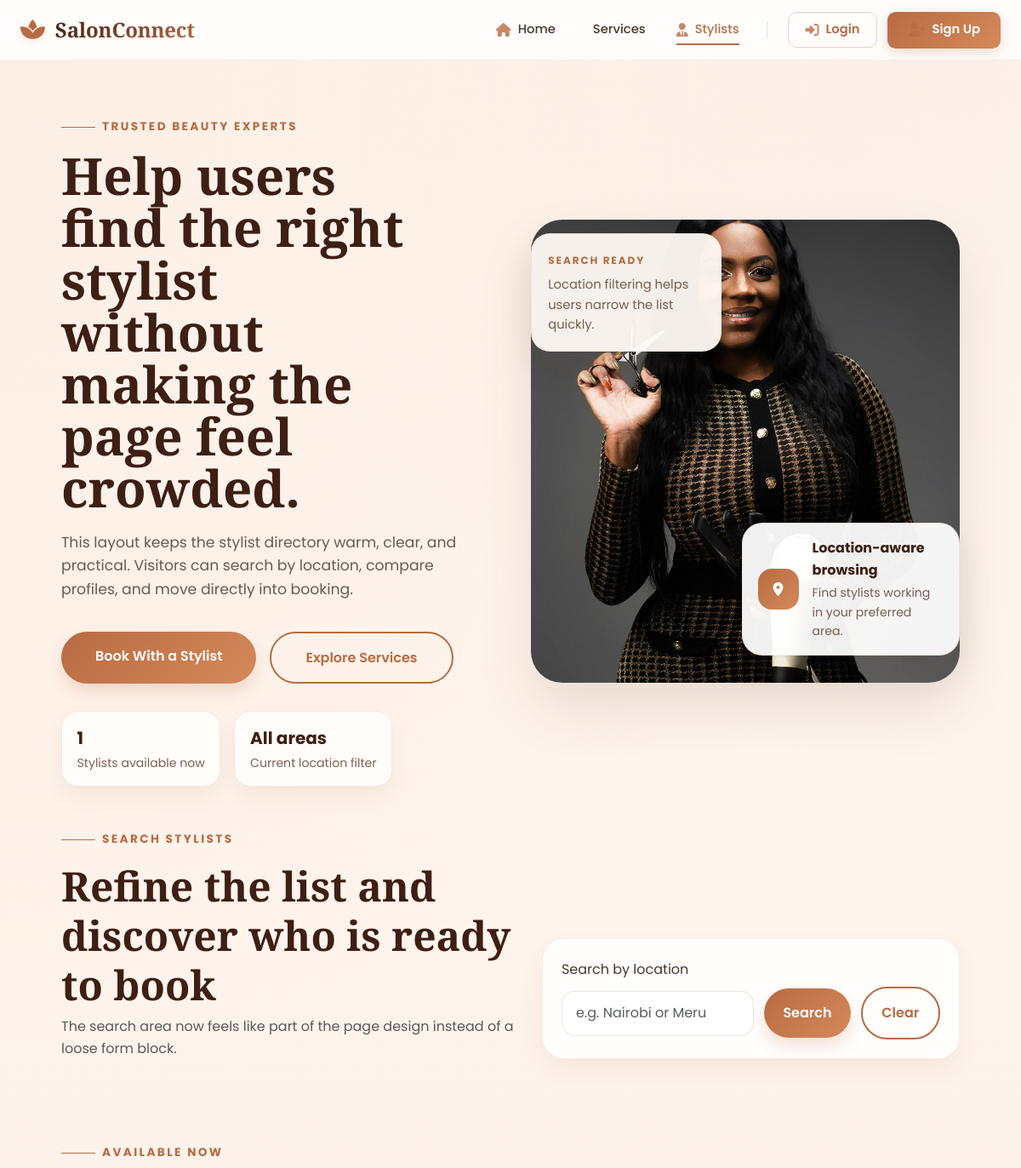
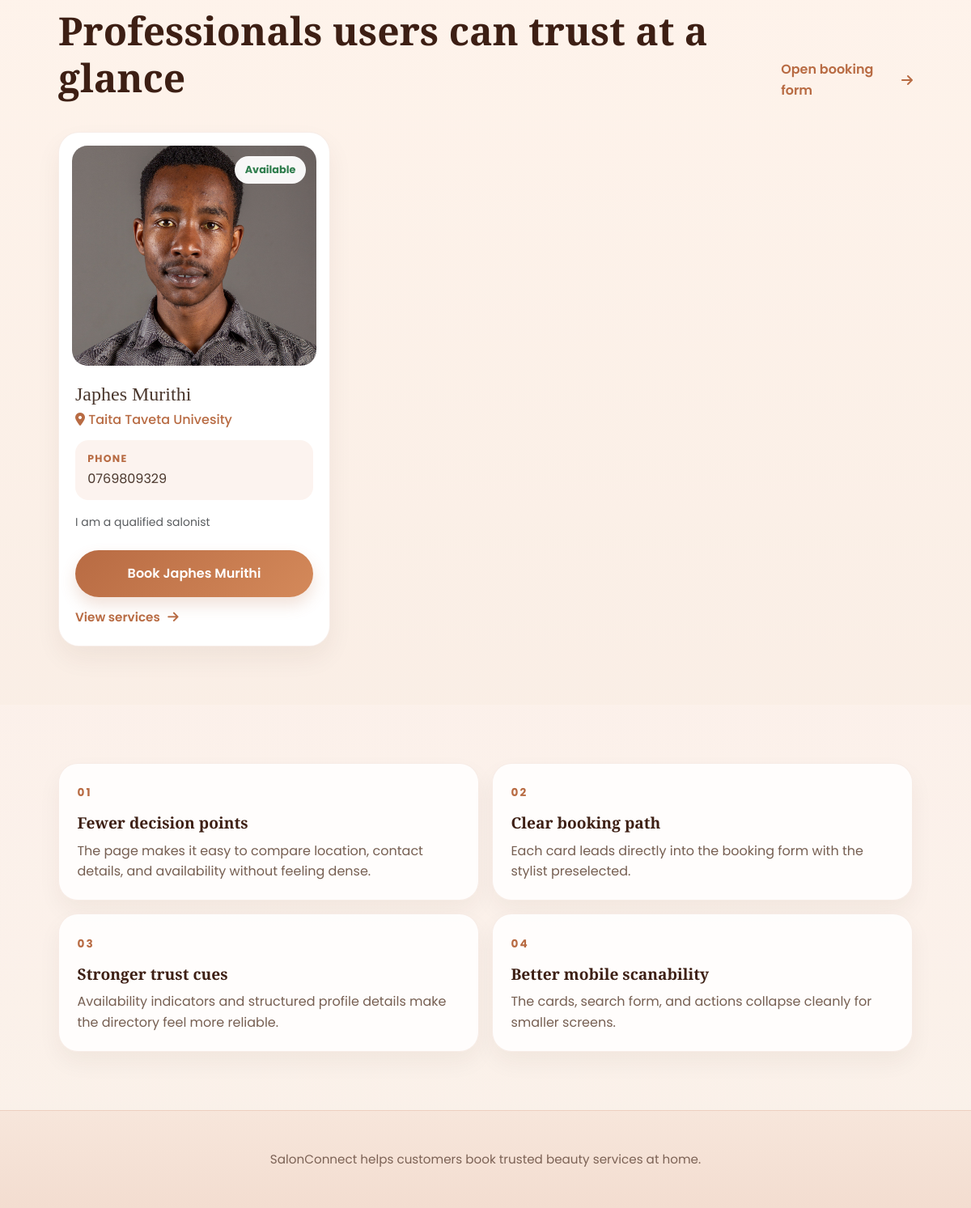
The app's page /stylists/ with its own data (2 pictures, top to bottom).
### core/models.py (models this page shows, shortened)
class StylistProfile(models.Model):
    user = models.OneToOneField(User, on_delete=models.CASCADE)
    full_name = models.CharField(max_length=150)
    phone = models.CharField(max_length=20)
    location = models.CharField(max_length=100)
    bio = models.TextField()
    profile_image = models.ImageField(upload_to="stylists/", blank=True, null=True)
    is_available = models.BooleanField(default=True)
    class Meta:
        ordering = ["full_name"]

### core/views.py (the view)
# urls.py: path("stylists/", views.stylist_list, name="stylists"),
def stylist_list(request):
    location_query = request.GET.get("location", "").strip()
    stylists = StylistProfile.objects.filter(is_available=True)
    if location_query:
        stylists = stylists.filter(location__icontains=location_query)
    context = {
        "stylists": stylists,
        "location_query": location_query,
    }
    return render(request, "core/stylists.html", context)

### templates/core/stylists.html (shortened to what this page needs)
{% extends 'base.html' %}
{% load static %}
{% block content %}
<section class="page-hero page-hero-stylists">
    <div class="container">
        <div class="row align-items-center g-5">
            <div class="col-lg-6">
                <span class="section-kicker">Trusted Beauty Experts</span>
                <h1 class="hero-title page-hero-title">Help users find the right stylist without making the page feel crowded.</h1>
                <p class="hero-lead">This layout keeps the stylist directory warm, clear, and practical. Visitors can search by location, compare profiles, and move directly into booking.</p>
                <div class="hero-actions">
                    <a href="{% url 'book_service' %}" class="btn-salon-primary">Book With a Stylist</a>
                    <a href="{% url 'services' %}" class="btn-salon-outline">Explore Services</a>
                </div>
                <div class="hero-stats">
                    <div class="stat-chip">
                        <strong>{{ stylists|length }}</strong>
                        <span>Stylists available now</span>
                    </div>
                    <div class="stat-chip">
                        <strong>{{ location_query|default:"All areas" }}</strong>
                        <span>Current location filter</span>
                    </div>
                </div>
            </div>
            <div class="col-lg-6">
                <div class="page-hero-visual">
                    <div class="hero-badge-card">
                        <span class="badge-label">Search ready</span>
                        <p>Location filtering helps users narrow the list quickly.</p>
                    </div>
                    <img src="{% static 'images/stylists/salonist.jpg' %}" alt="Available beauty stylist" class="hero-img-main">
                    <div class="hero-mini-panel">
                        <div class="mini-icon"><i class="fas fa-location-dot"></i></div>
                        <div>
                            <strong>Location-aware browsing</strong>
                            <p>Find stylists working in your preferred area.</p>
                        </div>
                    </div>
                </div>
            </div>
        </div>
    </div>
</section>
<section class="page-summary-strip">
    <div class="container">
        <div class="directory-toolbar">
            <div class="directory-copy">
                <span class="section-kicker">Search Stylists</span>
                <h2 class="section-title mb-2">Refine the list and discover who is ready to book</h2>
                <p class="text-muted mb-0">The search area now feels like part of the page design instead of a loose form block.</p>
            </div>
            <form method="get" class="directory-filter-card">
                <label for="location" class="form-label">Search by location</label>
                <div class="directory-filter-row">
                    <input type="text" class="form-control directory-input" id="location" name="location" value="{{ location_query }}" placeholder="e.g. Nairobi or Meru">
                    <button type="submit" class="btn-salon-primary directory-btn">Search</button>
                    <a href="{% url 'stylists' %}" class="btn-salon-outline directory-btn">Clear</a>
                </div>
            </form>
        </div>
    </div>
</section>
<section class="stylists-spotlight">
    <div class="container">
        <div class="section-heading">
            <div>
                <span class="section-kicker">Available Now</span>
                <h2 class="section-title mb-0">Professionals users can trust at a glance</h2>
            </div>
            <a href="{% url 'book_service' %}" class="text-link-arrow">Open booking form <i class="fas fa-arrow-right"></i></a>
        </div>
        <div class="row g-4">
            {% for stylist in stylists %}
            <div class="col-md-6 col-xl-4">
                <article class="stylist-card stylist-directory-card">
                    <div class="stylist-card-top">
                        {% if stylist.profile_image %}
                            <img src="{{ stylist.profile_image.url }}" alt="{{ stylist.full_name }}" class="stylist-avatar">
                        {% else %}
                            <img src="{% static stylist.placeholder_image %}" alt="{{ stylist.full_name }}" class="stylist-avatar">
                        {% endif %}
                        <span class="availability-pill">Available</span>
                    </div>
                    <div class="stylist-card-body">
                        <div class="stylist-meta-row">
                            <div>
                                <h2 class="h4 mb-1">{{ stylist.full_name }}</h2>
                                <p class="stylist-location"><i class="fas fa-location-dot"></i> {{ stylist.location }}</p>
                            </div>
                        </div>
                        <div class="profile-detail">
                            <strong>Phone</strong>
                            <span>{{ stylist.phone }}</span>
                        </div>
                        <p class="text-muted small mb-4">{{ stylist.bio|truncatewords:24 }}</p>
                        <div class="service-card-footer">
                            <a href="{% url 'book_service' %}?stylist={{ stylist.id }}" class="btn-salon-primary service-card-btn">Book {{ stylist.full_name }}</a>
                            <a href="{% url 'services' %}" class="text-link-arrow service-card-link">View services <i class="fas fa-arrow-right"></i></a>
                        </div>
                    </div>
                </article>
            </div>
            {% endfor %}
        </div>
    </div>
</section>
<section class="editorial-section">
    <div class="container">
        <div class="benefit-grid">
            <article class="benefit-card">
                <span class="benefit-number">01</span>
                <h3>Fewer decision points</h3>
                <p>The page makes it easy to compare location, contact details, and availability without feeling dense.</p>
            </article>
            <article class="benefit-card">
                <span class="benefit-number">02</span>
                <h3>Clear booking path</h3>
                <p>Each card leads directly into the booking form with the stylist preselected.</p>
            </article>
            <article class="benefit-card">
                <span class="benefit-number">03</span>
                <h3>Stronger trust cues</h3>
                <p>Availability indicators and structured profile details make the directory feel more reliable.</p>
            </article>
            <article class="benefit-card">
                <span class="benefit-number">04</span>
                <h3>Better mobile scanability</h3>
                <p>The cards, search form, and actions collapse cleanly for smaller screens.</p>
            </article>
        </div>
    </div>
</section>
{% endblock %}

### records on screen
StylistProfile: profile_image (picture), full_name "Japhes Murithi", location "Taita Taveta Univesity", phone "0769809329", bio "I am a qualified salonist"

### other values on screen
{{ stylists|length }} "1"
{{ location_query|default:"All areas" }} "All areas"
